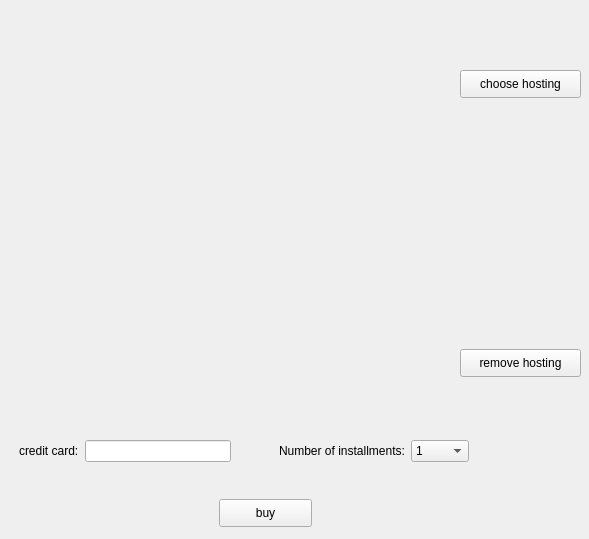
<?xml version="1.0" encoding="UTF-8"?>
<ui version="4.0">
 <class>widget_hosting</class>
 <widget class="QWidget" name="widget_hosting">
  <property name="geometry">
   <rect>
    <x>0</x>
    <y>0</y>
    <width>589</width>
    <height>539</height>
   </rect>
  </property>
  <property name="windowTitle">
   <string>Form</string>
  </property>
  <widget class="QWidget" name="layoutWidget_2">
   <property name="geometry">
    <rect>
     <x>19</x>
     <y>439</y>
     <width>212</width>
     <height>24</height>
    </rect>
   </property>
   <layout class="QHBoxLayout" name="horizontalLayout">
    <item>
     <widget class="QLabel" name="label">
      <property name="text">
       <string>credit card:</string>
      </property>
     </widget>
    </item>
    <item>
     <widget class="QLineEdit" name="line_edit_credit_card">
      <property name="echoMode">
       <enum>QLineEdit::Password</enum>
      </property>
     </widget>
    </item>
   </layout>
  </widget>
  <widget class="QWidget" name="verticalLayoutWidget_3">
   <property name="geometry">
    <rect>
     <x>19</x>
     <y>159</y>
     <width>160</width>
     <height>121</height>
    </rect>
   </property>
   <layout class="QVBoxLayout" name="vlayout_guest_ages"/>
  </widget>
  <widget class="QPushButton" name="button_buy">
   <property name="geometry">
    <rect>
     <x>219</x>
     <y>499</y>
     <width>93</width>
     <height>28</height>
    </rect>
   </property>
   <property name="text">
    <string>buy</string>
   </property>
  </widget>
  <widget class="QPushButton" name="button_remove_hosting">
   <property name="geometry">
    <rect>
     <x>460</x>
     <y>349</y>
     <width>121</width>
     <height>28</height>
    </rect>
   </property>
   <property name="text">
    <string>remove hosting</string>
   </property>
  </widget>
  <widget class="QWidget" name="verticalLayoutWidget_2">
   <property name="geometry">
    <rect>
     <x>9</x>
     <y>309</y>
     <width>441</width>
     <height>101</height>
    </rect>
   </property>
   <layout class="QVBoxLayout" name="vlayout_chosen_hosting"/>
  </widget>
  <widget class="QWidget" name="layoutWidget">
   <property name="geometry">
    <rect>
     <x>279</x>
     <y>439</y>
     <width>190</width>
     <height>24</height>
    </rect>
   </property>
   <layout class="QHBoxLayout" name="horizontalLayout_2">
    <item>
     <widget class="QLabel" name="label_2">
      <property name="text">
       <string>Number of installments:</string>
      </property>
     </widget>
    </item>
    <item>
     <widget class="QComboBox" name="combo_number_of_installments">
      <item>
       <property name="text">
        <string>1</string>
       </property>
      </item>
      <item>
       <property name="text">
        <string>2</string>
       </property>
      </item>
      <item>
       <property name="text">
        <string>4</string>
       </property>
      </item>
      <item>
       <property name="text">
        <string>10</string>
       </property>
      </item>
      <item>
       <property name="text">
        <string>12</string>
       </property>
      </item>
     </widget>
    </item>
   </layout>
  </widget>
  <widget class="QWidget" name="verticalLayoutWidget">
   <property name="geometry">
    <rect>
     <x>9</x>
     <y>19</y>
     <width>441</width>
     <height>121</height>
    </rect>
   </property>
   <layout class="QVBoxLayout" name="vlayout_table_content"/>
  </widget>
  <widget class="QPushButton" name="button_choose_hosting">
   <property name="geometry">
    <rect>
     <x>460</x>
     <y>70</y>
     <width>121</width>
     <height>28</height>
    </rect>
   </property>
   <property name="text">
    <string>choose hosting</string>
   </property>
  </widget>
 </widget>
 <resources/>
 <connections/>
</ui>
